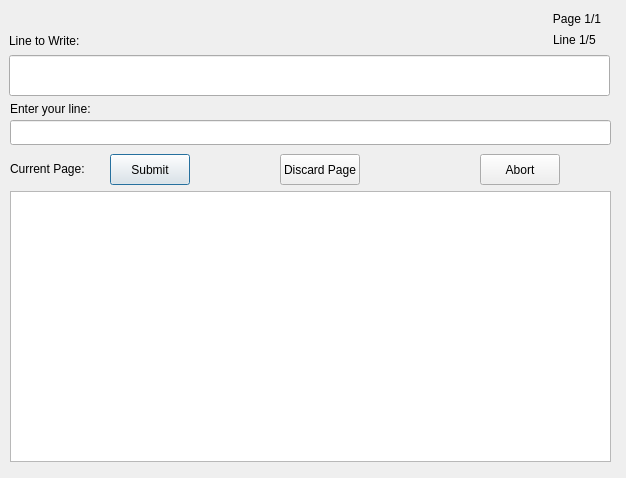
<?xml version="1.0" encoding="UTF-8"?>
<ui version="4.0">
 <class>LineWriter</class>
 <widget class="QDialog" name="LineWriter">
  <property name="geometry">
   <rect>
    <x>0</x>
    <y>0</y>
    <width>626</width>
    <height>478</height>
   </rect>
  </property>
  <property name="windowTitle">
   <string>Write Lines</string>
  </property>
  <widget class="QLabel" name="label_Line">
   <property name="geometry">
    <rect>
     <x>9</x>
     <y>32</y>
     <width>81</width>
     <height>17</height>
    </rect>
   </property>
   <property name="text">
    <string>Line to Write:</string>
   </property>
  </widget>
  <widget class="QPlainTextEdit" name="text_Submitted">
   <property name="geometry">
    <rect>
     <x>10</x>
     <y>191</y>
     <width>601</width>
     <height>271</height>
    </rect>
   </property>
   <property name="readOnly">
    <bool>true</bool>
   </property>
  </widget>
  <widget class="QPushButton" name="btn_Submit">
   <property name="geometry">
    <rect>
     <x>110</x>
     <y>154</y>
     <width>80</width>
     <height>31</height>
    </rect>
   </property>
   <property name="text">
    <string>Submit</string>
   </property>
  </widget>
  <widget class="QLineEdit" name="line_Input">
   <property name="geometry">
    <rect>
     <x>10</x>
     <y>120</y>
     <width>601</width>
     <height>25</height>
    </rect>
   </property>
   <property name="text">
    <string/>
   </property>
  </widget>
  <widget class="QLineEdit" name="line_Write">
   <property name="geometry">
    <rect>
     <x>9</x>
     <y>55</y>
     <width>601</width>
     <height>41</height>
    </rect>
   </property>
   <property name="readOnly">
    <bool>true</bool>
   </property>
  </widget>
  <widget class="QLabel" name="lbl_PageN">
   <property name="geometry">
    <rect>
     <x>540</x>
     <y>10</y>
     <width>61</width>
     <height>17</height>
    </rect>
   </property>
   <property name="text">
    <string>Page 1/1</string>
   </property>
   <property name="alignment">
    <set>Qt::AlignmentFlag::AlignRight|Qt::AlignmentFlag::AlignTrailing|Qt::AlignmentFlag::AlignVCenter</set>
   </property>
  </widget>
  <widget class="QLabel" name="lbl_LineN">
   <property name="geometry">
    <rect>
     <x>553</x>
     <y>30</y>
     <width>61</width>
     <height>20</height>
    </rect>
   </property>
   <property name="text">
    <string>Line 1/5</string>
   </property>
  </widget>
  <widget class="QLabel" name="lbl_EnterLine">
   <property name="geometry">
    <rect>
     <x>10</x>
     <y>100</y>
     <width>91</width>
     <height>17</height>
    </rect>
   </property>
   <property name="text">
    <string>Enter your line:</string>
   </property>
  </widget>
  <widget class="QLabel" name="lbl_CurrentPage">
   <property name="geometry">
    <rect>
     <x>10</x>
     <y>160</y>
     <width>91</width>
     <height>17</height>
    </rect>
   </property>
   <property name="text">
    <string>Current Page:</string>
   </property>
  </widget>
  <widget class="QPushButton" name="btn_Discard">
   <property name="geometry">
    <rect>
     <x>280</x>
     <y>154</y>
     <width>80</width>
     <height>31</height>
    </rect>
   </property>
   <property name="text">
    <string>Discard Page</string>
   </property>
  </widget>
  <widget class="QPushButton" name="btn_Abort">
   <property name="geometry">
    <rect>
     <x>480</x>
     <y>154</y>
     <width>80</width>
     <height>31</height>
    </rect>
   </property>
   <property name="text">
    <string>Abort</string>
   </property>
  </widget>
 </widget>
 <resources/>
 <connections/>
</ui>
